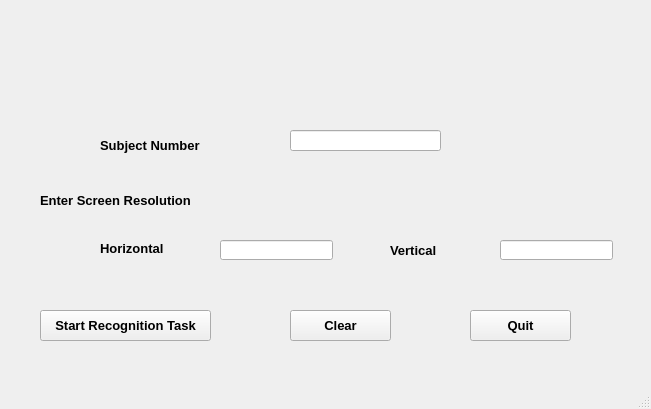
<?xml version="1.0" encoding="UTF-8"?>
<ui version="4.0">
 <class>MainWindow</class>
 <widget class="QMainWindow" name="MainWindow">
  <property name="geometry">
   <rect>
    <x>0</x>
    <y>0</y>
    <width>651</width>
    <height>409</height>
   </rect>
  </property>
  <property name="font">
   <font>
    <family>MS Sans Serif</family>
    <pointsize>10</pointsize>
    <weight>75</weight>
    <bold>true</bold>
   </font>
  </property>
  <property name="windowTitle">
   <string>Recognition Task GUI</string>
  </property>
  <widget class="QWidget" name="centralwidget">
   <widget class="QLabel" name="logo1">
    <property name="geometry">
     <rect>
      <x>10</x>
      <y>10</y>
      <width>161</width>
      <height>91</height>
     </rect>
    </property>
    <property name="text">
     <string/>
    </property>
    <property name="pixmap">
     <pixmap>13552-REPAR-COUL.png</pixmap>
    </property>
   </widget>
   <widget class="QLabel" name="logo2">
    <property name="geometry">
     <rect>
      <x>390</x>
      <y>20</y>
      <width>261</width>
      <height>71</height>
     </rect>
    </property>
    <property name="text">
     <string/>
    </property>
    <property name="pixmap">
     <pixmap>medicine_logo_horiz_eng_outlined_750.png</pixmap>
    </property>
   </widget>
   <widget class="QLabel" name="subNo">
    <property name="geometry">
     <rect>
      <x>100</x>
      <y>130</y>
      <width>121</width>
      <height>31</height>
     </rect>
    </property>
    <property name="text">
     <string>Subject Number</string>
    </property>
   </widget>
   <widget class="QLineEdit" name="subjectNo">
    <property name="geometry">
     <rect>
      <x>290</x>
      <y>130</y>
      <width>151</width>
      <height>21</height>
     </rect>
    </property>
   </widget>
   <widget class="QLabel" name="screenResol">
    <property name="geometry">
     <rect>
      <x>40</x>
      <y>190</y>
      <width>211</width>
      <height>21</height>
     </rect>
    </property>
    <property name="text">
     <string>Enter Screen Resolution</string>
    </property>
   </widget>
   <widget class="QLabel" name="horiz">
    <property name="geometry">
     <rect>
      <x>100</x>
      <y>240</y>
      <width>91</width>
      <height>16</height>
     </rect>
    </property>
    <property name="text">
     <string>Horizontal</string>
    </property>
   </widget>
   <widget class="QLabel" name="vert">
    <property name="geometry">
     <rect>
      <x>390</x>
      <y>240</y>
      <width>71</width>
      <height>21</height>
     </rect>
    </property>
    <property name="text">
     <string>Vertical</string>
    </property>
   </widget>
   <widget class="QLineEdit" name="horiz_text">
    <property name="geometry">
     <rect>
      <x>220</x>
      <y>240</y>
      <width>113</width>
      <height>20</height>
     </rect>
    </property>
   </widget>
   <widget class="QLineEdit" name="vert_text">
    <property name="geometry">
     <rect>
      <x>500</x>
      <y>240</y>
      <width>113</width>
      <height>20</height>
     </rect>
    </property>
   </widget>
   <widget class="QPushButton" name="button_start">
    <property name="geometry">
     <rect>
      <x>40</x>
      <y>310</y>
      <width>171</width>
      <height>31</height>
     </rect>
    </property>
    <property name="text">
     <string>Start Recognition Task</string>
    </property>
   </widget>
   <widget class="QPushButton" name="button_clear">
    <property name="geometry">
     <rect>
      <x>290</x>
      <y>310</y>
      <width>101</width>
      <height>31</height>
     </rect>
    </property>
    <property name="text">
     <string>Clear</string>
    </property>
   </widget>
   <widget class="QPushButton" name="button_quit">
    <property name="geometry">
     <rect>
      <x>470</x>
      <y>310</y>
      <width>101</width>
      <height>31</height>
     </rect>
    </property>
    <property name="text">
     <string>Quit</string>
    </property>
   </widget>
  </widget>
  <widget class="QMenuBar" name="menubar">
   <property name="geometry">
    <rect>
     <x>0</x>
     <y>0</y>
     <width>651</width>
     <height>21</height>
    </rect>
   </property>
  </widget>
  <widget class="QStatusBar" name="statusbar"/>
 </widget>
 <resources/>
 <connections/>
</ui>
